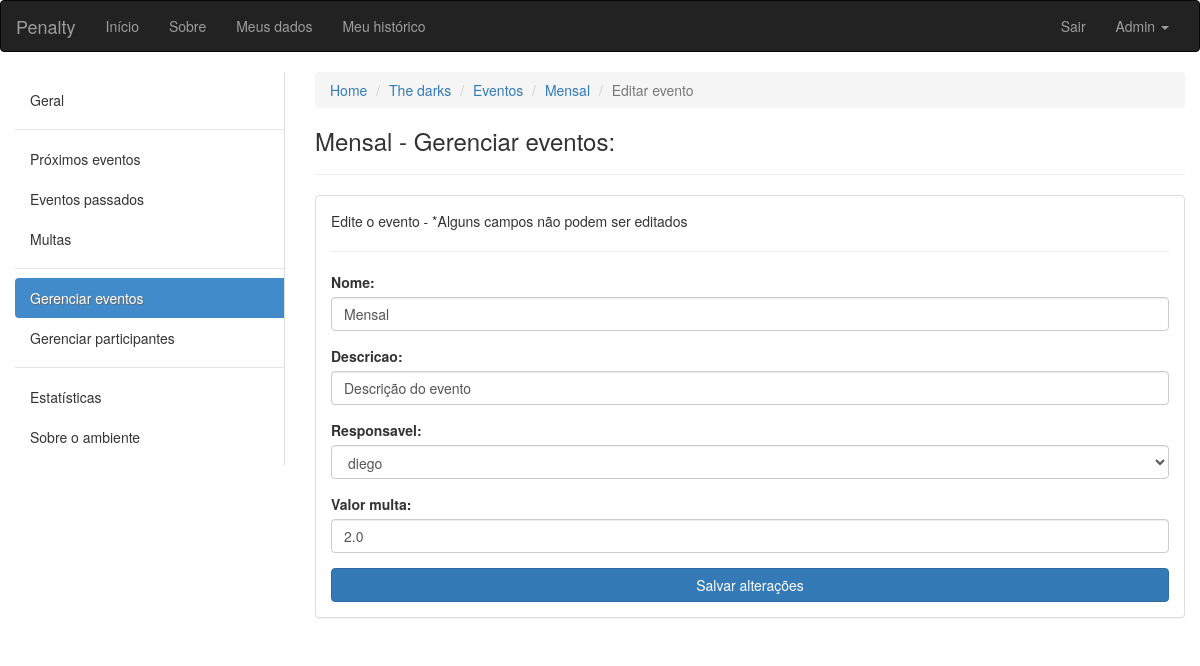
The page /ambiente/2/eventos/editar/3 (signed in) on the database its author committed.
### ambiente/models.py (models this page shows, shortened)
class Ambiente(models.Model):
	nome = models.CharField(max_length=100, verbose_name='Nome', null=False, blank=False)
	descricao = models.CharField(max_length=100, verbose_name='Descrição', null=True, blank=False)
	endereco = models.CharField(max_length=150, verbose_name='Endereço', null=True, blank=False)
	criador = models.ForeignKey(User, verbose_name='Criador', null=False, blank=False, related_name='+')
	data_criacao = models.DateTimeField(default=timezone.now)
	participantes = models.ManyToManyField(User, verbose_name='Participantes', blank=True, related_name='+')

class Evento(models.Model):
	INTERVALOS = (
        ('D', 'Dias'),
        ('S', 'Semanas'),
        ('M', 'Meses'),
    )
	nome = models.CharField(max_length=100, verbose_name='Nome', null=False, blank=False)
	descricao = models.CharField(max_length=100, verbose_name='Descrição', null=True, blank=False)
	criador = models.ForeignKey(User, verbose_name='Criador', null=False, blank=False, related_name='+', default=1)
	responsavel = models.ForeignKey(User, verbose_name='Responsavel pela tarefa', null=False, blank=False, related_name='+', default=1)
	ambiente = models.ForeignKey(Ambiente, verbose_name='Ambiente', null=False, blank=False, related_name='+')
	data_inicio = models.DateField(default=date.today)
	data_fim = models.DateField(verbose_name='Data de término')
	dia_evento = models.DateField()
	id_agrupador = models.IntegerField()
	valor_multa = models.FloatField(verbose_name='Valor da multa', blank=False, default=2.0)
	quantidade_intervalos_repeticao = models.IntegerField(verbose_name='Se repete em')
	intervalo = models.CharField(max_length=40, choices=INTERVALOS, null=False, blank=False)
	solicitacao_de_validacao = models.BooleanField(default=False)
	momento_da_solicitacao = models.DateTimeField(blank=True, null=True)

### ambiente/views.py (the view)
# urls.py: url(r'^(?P<pk>[0-9]+)/eventos/editar/(?P<pkevento>[0-9]+)$', views.editar_evento, name='editar_evento'),
def editar_evento(request, pk, pkevento):
	ambiente = get_object_or_404(Ambiente, pk=pk)
	get_object_or_404(ambiente.participantes, pk=request.user.pk)
	inst_evento = get_list_or_404(Evento, id_agrupador=pkevento)[0]
	if inst_evento.ambiente != ambiente: raise Http404
	if request.method == 'POST':
		form = EditEventoForm(ambiente.participantes, request.POST, instance=inst_evento)
		if form.is_valid():
			evento = form.save(commit=False)
			Evento.objects.filter(id_agrupador=inst_evento.id_agrupador).update(nome=evento.nome, descricao=evento.descricao, valor_multa=evento.valor_multa, responsavel=evento.responsavel)
			return redirect("/ambiente/{}/eventos/{}".format(pk, evento.id_agrupador))
	else:
		form = EditEventoForm(ambiente.participantes, instance=inst_evento)
	return render(request, 'editar_evento.html', {'form':form, 'ambiente':ambiente, 'evento':inst_evento})

### ambiente/forms.py
class EditEventoForm(forms.ModelForm):
	choice = None
	nome = forms.CharField(widget=forms.TextInput(attrs={'class':'form-control', 'placeholder':'Informe o nome do evento'}),)
	descricao = forms.CharField(widget=forms.TextInput(attrs={'class':'form-control', 'placeholder':'Considerações sobre o evento'}),)
	valor_multa = forms.FloatField(required=True, min_value=0, widget=forms.NumberInput(attrs={'class':'form-control', 'placeholder':'Valor da multa em R$', 'id': 'form_homework', 'step': '0.1'}))
	responsavel = forms.ModelChoiceField(widget=forms.Select(attrs={'class':'form-control'}), queryset=choice)
	class Meta:
		model = Evento
		fields = ('nome', 'descricao', 'responsavel', 'valor_multa')
	def __init__(self, participantes, *args, **kwargs):
		super(EditEventoForm, self).__init__(*args, **kwargs)
		self.fields['responsavel'].queryset = participantes
		choice = participantes

### ambiente/templates/editar_evento.html (shortened to what this page needs)
{% extends "base.html" %}
{% load aux_tags %}
{% block conteudo %}
<div class="container-fluid">
	<div class="row">
		<div class="col-sm-3">
		    <nav class="nav-sidebar">
		        <ul class="nav">
		            <li><a href="javascript:;">Geral</a></li>
		            <li class="nav-divider"></li>
		            <li><a href="javascript:;">Próximos eventos</a></li>
		            <li><a href="javascript:;">Eventos passados</a></li>
		            <li><a href="javascript:;">Multas</a></li>
		            <li class="nav-divider"></li>
		            <li class="active"><a href="javascript:;">Gerenciar eventos</a></li>
		            <li><a href="javascript:;">Gerenciar participantes</a></li>
		            <li class="nav-divider"></li>
		            <li><a href="javascript:;">Estatísticas</a></li>
		            <li><a href="javascript:;">Sobre o ambiente</a></li>
		        </ul>
		    </nav>
		</div>
	<div class="col-sm-9">
		<ol class="breadcrumb">
		  <li><a href="#">Home</a></li>
		  <li><a href="{% url 'ambiente:ambiente' ambiente.pk %}">{{ ambiente.nome }}</a></li>
		  <li><a href="{% url 'ambiente:eventos' ambiente.pk %}">Eventos</a></li>
		  <li><a href="{% url 'ambiente:evento' ambiente.pk evento.id_agrupador %}">{{ evento.nome }}</a></li>
		  <li class="active">Editar evento</li>
		</ol>
		<h3>{{ evento.nome }} - Gerenciar eventos:</h3>
		<hr>
		<div class="panel panel-default">
		  <div class="panel-body">
		  <p>Edite o evento - *Alguns campos não podem ser editados</p>
		  <hr>
		    <form action="{% url 'ambiente:editar_evento' ambiente.pk evento.id_agrupador %}" method="post">
		      {% for field in form %}
		      	<div class="form-group">
    			{{ field.label_tag }} {{ field }}
    			</div>
		      {% endfor %}
			  <button type="submit" class="btn btn-primary btn-block">Salvar alterações</button>
			</form>
		  </div>
		   </div>
		  </div>
	  </div>
	</div>
{% endblock conteudo %}

### core/templates/base.html (shortened to what this page needs)
{% load staticfiles %}
<!DOCTYPE html>
<html lang="pt-br">
  <head>
    <link rel="stylesheet" href="{% static 'css/bootstrap.min.css' %}">
    <link rel="stylesheet" href="{% static 'css/custom.css' %}">
  </head>
  <body>
    <nav class="navbar navbar-inverse">
      <div class="container-fluid">
      <div class="navbar-header">
        <a class="navbar-brand" href="/">Penalty</a>
      </div>
      <div class="collapse navbar-collapse" id="bs-example-navbar-collapse-1">
        <ul class="nav navbar-nav">
          <li><a href="/">Início</a></li>
          <li><a href="#">Sobre</a></li>
          <li><a href="#">Meus dados</a></li>
          <li><a href="#">Meu histórico</a></li>
        </ul>
        {% if request.user.is_authenticated %}
        <ul class="nav navbar-nav navbar-right">
          <li><a href="/logout/">Sair</a></li>
          <li class="dropdown">
            <a href="#" class="dropdown-toggle" data-toggle="dropdown" role="button" aria-haspopup="true" aria-expanded="false">{{ request.user.first_name }} <span class="caret"></span></a>
          </li>
        </ul>
        {% endif %}
      </div>
    </div>
    </nav>
    {% block conteudo %}
    {% endblock conteudo %}
  </body>
</html>

### core/static/css/custom.css (style rules this page uses)
.nav-sidebar { width: 100%; padding: 8px 0; border-right: 1px solid #ddd; }
.nav-sidebar a { color: #333; -webkit-transition: all 0.08s linear; -moz-transition: all 0.08s linear; -o-transition: all 0.08s linear; transition: all 0.08s linear; -webkit-border-radius: 4px 0 0 4px; -moz-border-radius: 4px 0 0 4px; border-radius: 4px 0 0 4px; }
.nav-sidebar .active a { cursor: default; background-color: #428bca; color: #fff; text-shadow: 1px 1px 1px #666; }

### rows shown on the page
Ambiente: nome "The darks"
Evento: nome "Mensal", form "Mensal" "Descrição do evento" "diego" "2.0"

### other values the page prints
{{ request.user.first_name }} "Admin"
{{ field.label_tag }} "Nome:" "Descricao:" "Responsavel:" "Valor multa:"
